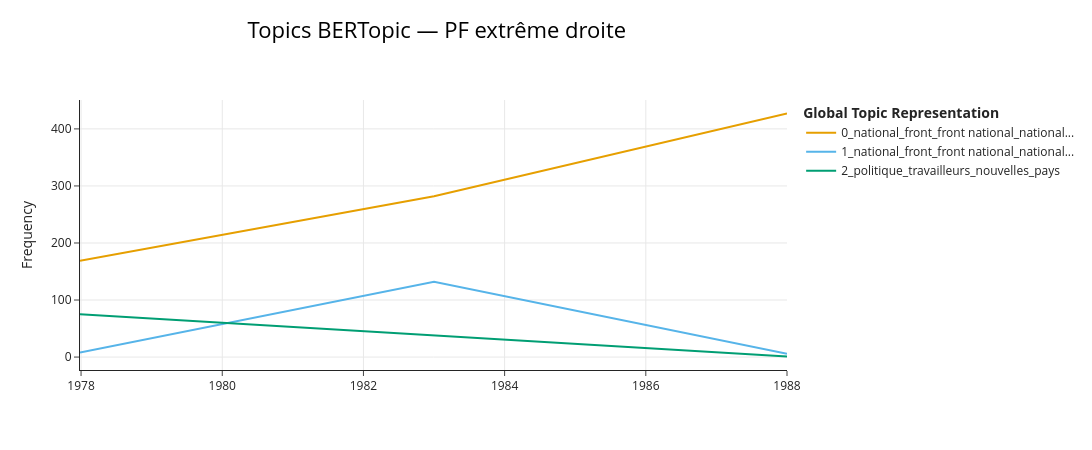

Source (notebook cell):
### Code cell
# ── Topics Over Time ──────────────────────────────────────────────────────────
# Calcule l'importance de chaque topic par période.
tot = topic_model.topics_over_time(
    docs=docs, timestamps=timestamps,
    nr_bins=3,            # 3 périodes = une par année
    evolution_tuning=True  # lissage entre périodes
)

top_topics = [t for t in info[info['Topic'] != -1]['Topic'].values[:8]]
fig = topic_model.visualize_topics_over_time(
    tot, topics=top_topics,
    title='Topics BERTopic — PF extrême droite'
)
fig.show()

### Figure 1 — Plotly figure (JSON) as saved in the notebook; plotly's stock layout.template omitted (floating-point values rounded to 4 significant figures)
{"data": [{"hoverinfo": "text", "hovertext": ["<b>Topic 0</b><br>Words: front, national, front national, nationale, liberté", "<b>Topic 0</b><br>Words: national, front, front national, nationale, avenir", "<b>Topic 0</b><br>Words: national, front, front national, immigration, ans"], "marker": {"color": "#E69F00"}, "mode": "lines", "name": "0_national_front_front national_national...", "type": "scatter", "x": [1978.0, 1983.0, 1988.0], "y": [169, 282, 427]}, {"hoverinfo": "text", "hovertext": ["<b>Topic 1</b><br>Words: national, front, front national, nationale, enseignement", "<b>Topic 1</b><br>Words: national, front national, front, nationale, avenir", "<b>Topic 1</b><br>Words: maire, national, adjoint maire, front, front national"], "marker": {"color": "#56B4E9"}, "mode": "lines", "name": "1_national_front_front national_national...", "type": "scatter", "x": [1978.0, 1983.0, 1988.0], "y": [8, 132, 6]}, {"hoverinfo": "text", "hovertext": ["<b>Topic 2</b><br>Words: politique, travailleurs, nouvelles, pays, demandons", "<b>Topic 2</b><br>Words: permis, points, permis points, nombre, sécurité"], "marker": {"color": "#009E73"}, "mode": "lines", "name": "2_politique_travailleurs_nouvelles_pays", "type": "scatter", "x": [1978.0, 1988.0], "y": [75, 1]}], "layout": {"height": 450, "hoverlabel": {"bgcolor": "white", "font": {"family": "Rockwell", "size": 16}}, "legend": {"title": {"text": "<b>Global Topic Representation"}}, "title": {"font": {"color": "Black", "size": 22}, "text": "Topics BERTopic — PF extrême droite", "x": 0.4, "xanchor": "center", "y": 0.95, "yanchor": "top"}, "width": 1250, "xaxis": {"showgrid": true}, "yaxis": {"showgrid": true, "title": {"text": "Frequency"}}}}
